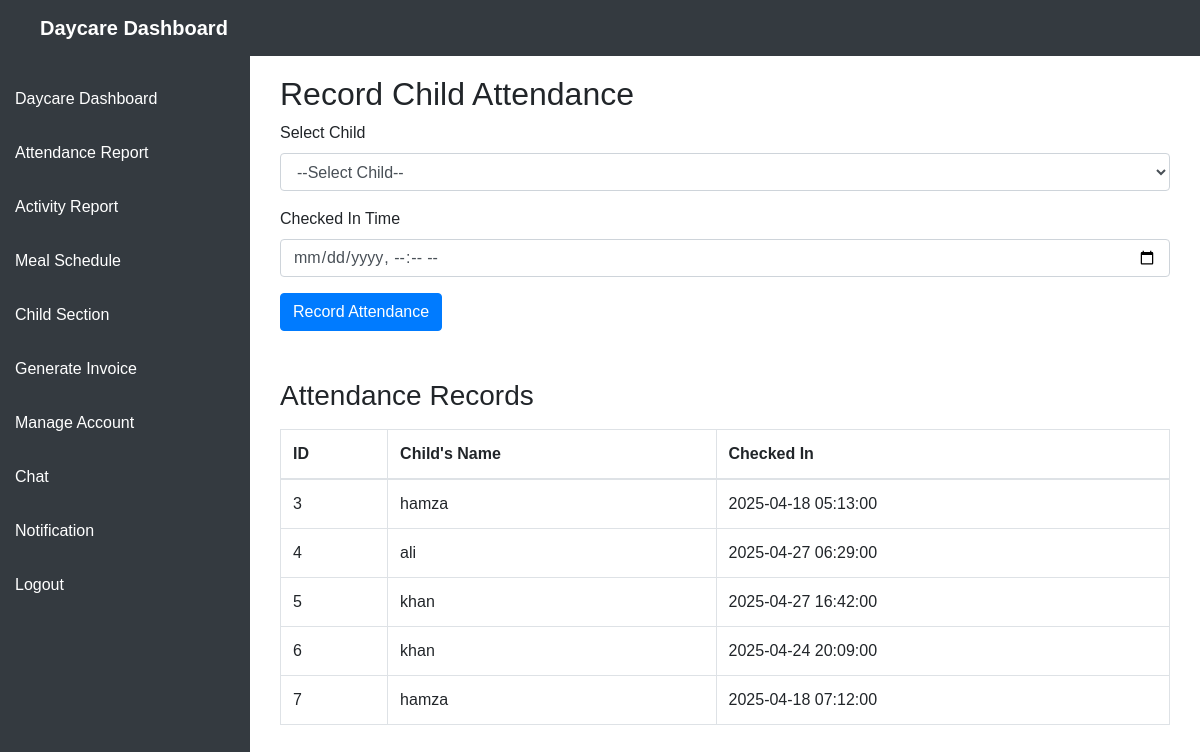
Page /attendance_report.php (signed in) on the committed database.
### tables this page shows
CREATE TABLE `attendance` (
  `id` int(11) NOT NULL,
  `daycare_id` int(11) NOT NULL,
  `child_id` int(11) NOT NULL,
  `checked_in` datetime NOT NULL
);

CREATE TABLE `daycare_children` (
  `id` int(11) NOT NULL,
  `daycare_id` int(11) NOT NULL,
  `name` varchar(255) NOT NULL,
  `age` int(3) NOT NULL,
  `created_at` timestamp NOT NULL DEFAULT current_timestamp()
);

### attendance_report.php (the view, shortened to what this page needs)
<?php
include 'db_connection.php';
$daycare_id = $_SESSION['user_id'];
$sql_attendance = "SELECT a.*, c.name AS child_name FROM attendance a
                   JOIN daycare_children c ON a.child_id = c.id
                   WHERE a.daycare_id = '$daycare_id'";
$result_attendance = mysqli_query($conn, $sql_attendance);
?>
<!DOCTYPE html>
<html lang="en">
<head>
    <link rel="stylesheet" href="https://stackpath.bootstrapcdn.com/bootstrap/4.5.2/css/bootstrap.min.css">
</head>
<body>
 <?php include 'sidebar.php'; ?>
    <div class="main-content">
        <h2>Record Child Attendance</h2>
        <form method="POST" action="">
            <div class="form-group">
                <label for="child_id">Select Child</label>
                <select class="form-control" id="child_id" name="child_id" required>
                    <option value="">--Select Child--</option>
                </select>
            </div>
            <div class="form-group">
                <label for="checked_in">Checked In Time</label>
                <input type="datetime-local" class="form-control" id="checked_in" name="checked_in" required>
            </div>
            <button type="submit" class="btn btn-primary">Record Attendance</button>
        </form>
        <h3 class="mt-5">Attendance Records</h3>
        <table class="table table-bordered mt-3">
            <thead>
                <tr>
                    <th>ID</th>
                    <th>Child's Name</th>
                    <th>Checked In</th>
                </tr>
            </thead>
            <tbody>
                <?php if (mysqli_num_rows($result_attendance) > 0) : ?>
                    <?php while ($row = mysqli_fetch_assoc($result_attendance)) : ?>
                        <tr>
                            <td><?php echo htmlspecialchars($row['id']); ?></td>
                            <td><?php echo htmlspecialchars($row['child_name']); ?></td>
                            <td><?php echo htmlspecialchars($row['checked_in']); ?></td>
                        </tr>
                    <?php endwhile; ?>
                <?php else : ?>
                    <tr>
                        <td colspan="3" class="text-center">No attendance records found.</td>
                    </tr>
                <?php endif; ?>
            </tbody>
        </table>
    </div>
</body>
</html>

### sidebar.php (style rules this page uses)
body { font-family: Arial, sans-serif; overflow-x: hidden; margin: 0; padding: 0; }
.main-content { margin-left: 250px; padding: 55px 30px 30px 30px; transition: all 0.3s ease; }
.main-content h2 { margin-top: 20px; }

### rows in the picture
attendance: id "3", daycare_children.name "hamza", checked_in "2025-04-18 05:13:00"
attendance: id "4", daycare_children.name "ali", checked_in "2025-04-27 06:29:00"
attendance: id "5", daycare_children.name "khan", checked_in "2025-04-27 16:42:00"
attendance: id "6", daycare_children.name "khan", checked_in "2025-04-24 20:09:00"
attendance: id "7", daycare_children.name "hamza", checked_in "2025-04-18 07:12:00"
